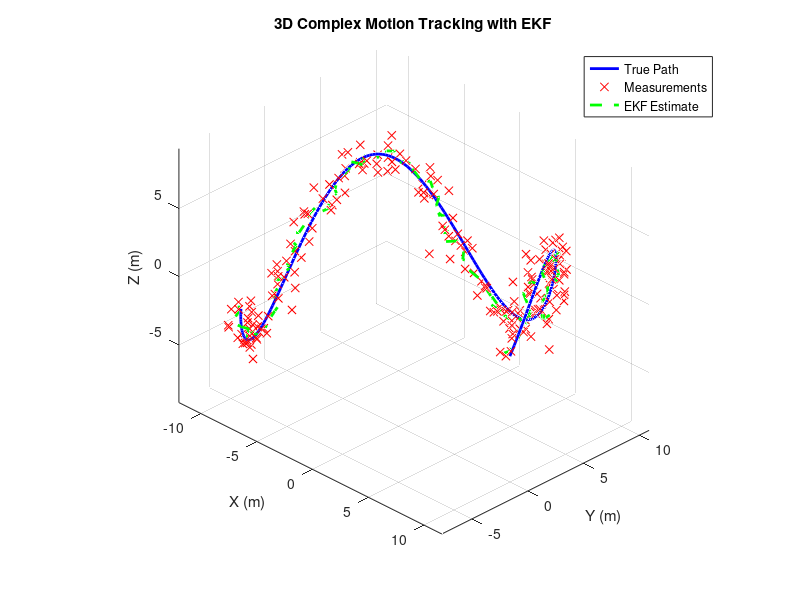
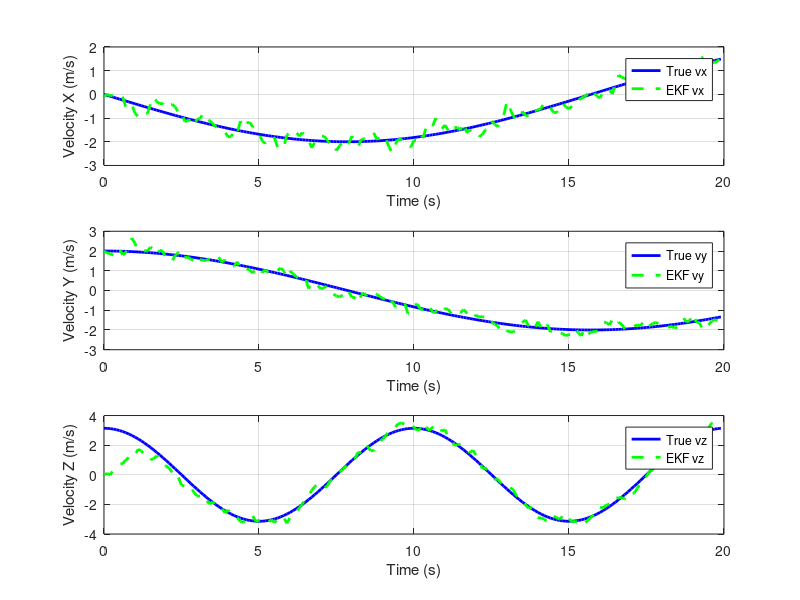
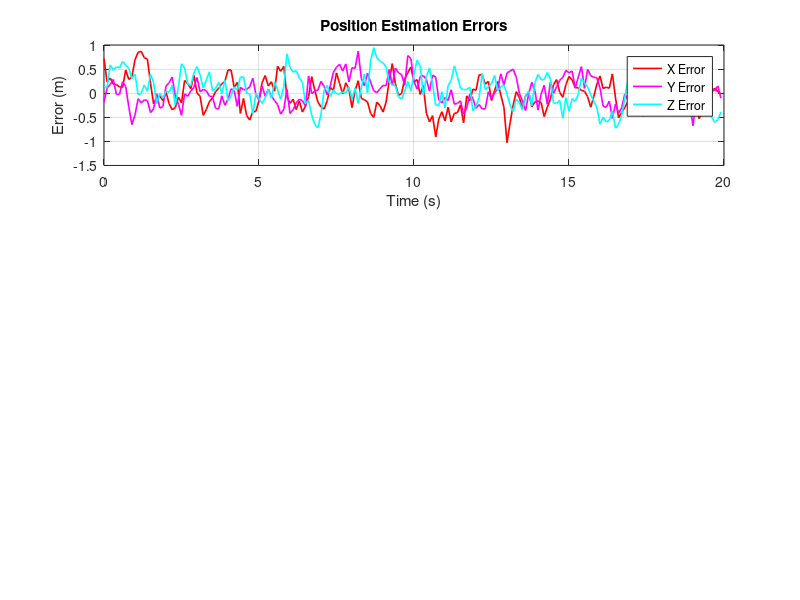
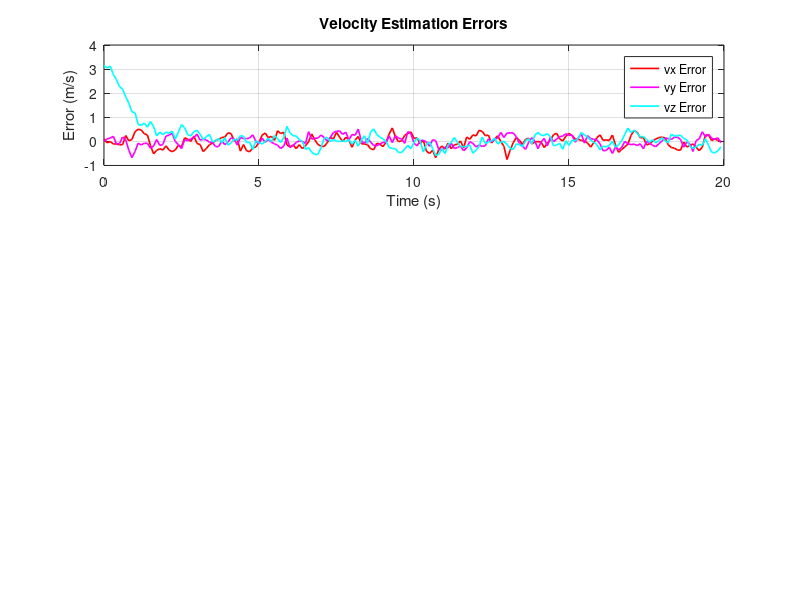

Recreate these plots in MATLAB, in order.
clc; clear; close all;

%% Parameters
dt = 0.1;               % Time step 
T  = 20;                % Total time 
N  = T/dt;              % Number of steps

%% Object moving in a 3D complex trajectory
r = 10;                 %  radius
omega = 0.2;            % Angular velocity
z_amp = 5;              % Z-axis amplitude
z_freq = 0.1;           % Z-axis oscillation frequency

%% EKF State-space model
% State vector: [x; y; z; vx; vy; vz]
Q = 0.05 * eye(6);      % Process noise covariance
R = 0.5 * eye(3);       % Measurement noise covariance
H = [1 0 0 0 0 0;
     0 1 0 0 0 0;
     0 0 1 0 0 0];      % Measurement matrix (position only)

%% Initialization
x_est = [r; 0; 0; 0; r*omega; 0];  % Initial EKF estimate
P = eye(6);                         % Initial covariance

%% Storage
true_states = zeros(6,N);
meas = zeros(3,N);
estimates = zeros(6,N);
pos_error = zeros(3,N);
vel_error = zeros(3,N);

%% Helper function for Gaussian noise
randn_cov = @(cov,n) chol(cov,'lower') * randn(size(cov,1),n);

%% Simulation loop
for k = 1:N
    t = (k-1)*dt;
    
    % --- True 3D complex motion ---
    x_true = [r*cos(omega*t);
              r*sin(omega*t);
              z_amp * sin(2*pi*z_freq*t);
             -r*omega*sin(omega*t);
              r*omega*cos(omega*t);
              2*pi*z_freq*z_amp*cos(2*pi*z_freq*t)];
    true_states(:,k) = x_true;
    
    % --- Measurement (noisy position only) ---
    z = H * x_true + randn_cov(R,1);
    meas(:,k) = z;
    
    % --- EKF Prediction ---
    f = @(x) [x(1) + dt*x(4);
              x(2) + dt*x(5);
              x(3) + dt*x(6);
              -omega^2*x(1)*dt + x(4);
              -omega^2*x(2)*dt + x(5);
              - (2*pi*z_freq)^2*x(3)*dt + x(6)];
    
    F = [1 0 0 dt 0 0;
         0 1 0 0 dt 0;
         0 0 1 0 0 dt;
        -omega^2*dt 0 0 1 0 0;
         0 -omega^2*dt 0 0 1 0;
         0 0 -(2*pi*z_freq)^2*dt 0 0 1];
     
    x_pred = f(x_est);
    P_pred = F * P * F' + Q;
    
    % --- Measurement Update ---
    K = P_pred * H' / (H * P_pred * H' + R);
    x_est = x_pred + K * (z - H*x_pred);
    P = (eye(6) - K*H) * P_pred;
    
    % Store estimates and errors
    estimates(:,k) = x_est;
    pos_error(:,k) = x_true(1:3) - x_est(1:3);
    vel_error(:,k) = x_true(4:6) - x_est(4:6);
end

%% --- Visualization ---

t = 0:dt:T-dt;

% 1) 3D Position tracking
figure; hold on; grid on; axis equal;
plot3(true_states(1,:), true_states(2,:), true_states(3,:), 'b-', 'LineWidth', 2);
plot3(meas(1,:), meas(2,:), meas(3,:), 'rx', 'MarkerSize', 6);
plot3(estimates(1,:), estimates(2,:), estimates(3,:), 'g--', 'LineWidth', 2);
legend('True Path','Measurements','EKF Estimate');
xlabel('X (m)'); ylabel('Y (m)'); zlabel('Z (m)');
title('3D Complex Motion Tracking with EKF');
view(45,30);

% 2) Velocity tracking
figure;
subplot(3,1,1);
plot(t, true_states(4,:), 'b-', 'LineWidth', 2); hold on; grid on;
plot(t, estimates(4,:), 'g--', 'LineWidth', 2);
legend('True vx','EKF vx'); xlabel('Time (s)'); ylabel('Velocity X (m/s)');

subplot(3,1,2);
plot(t, true_states(5,:), 'b-', 'LineWidth', 2); hold on; grid on;
plot(t, estimates(5,:), 'g--', 'LineWidth', 2);
legend('True vy','EKF vy'); xlabel('Time (s)'); ylabel('Velocity Y (m/s)');

subplot(3,1,3);
plot(t, true_states(6,:), 'b-', 'LineWidth', 2); hold on; grid on;
plot(t, estimates(6,:), 'g--', 'LineWidth', 2);
legend('True vz','EKF vz'); xlabel('Time (s)'); ylabel('Velocity Z (m/s)');

% 3) Position estimation errors
figure;
subplot(3,1,1);
plot(t, pos_error(1,:), 'r', 'LineWidth', 1.2); hold on;
plot(t, pos_error(2,:), 'm', 'LineWidth', 1.2);
plot(t, pos_error(3,:), 'c', 'LineWidth', 1.2); grid on;
legend('X Error','Y Error','Z Error'); xlabel('Time (s)'); ylabel('Error (m)');
title('Position Estimation Errors');

% 4) Velocity estimation errors
figure;
subplot(3,1,1);
plot(t, vel_error(1,:), 'r', 'LineWidth', 1.2); hold on;
plot(t, vel_error(2,:), 'm', 'LineWidth', 1.2);
plot(t, vel_error(3,:), 'c', 'LineWidth', 1.2); grid on;
legend('vx Error','vy Error','vz Error'); xlabel('Time (s)'); ylabel('Error (m/s)');
title('Velocity Estimation Errors');
